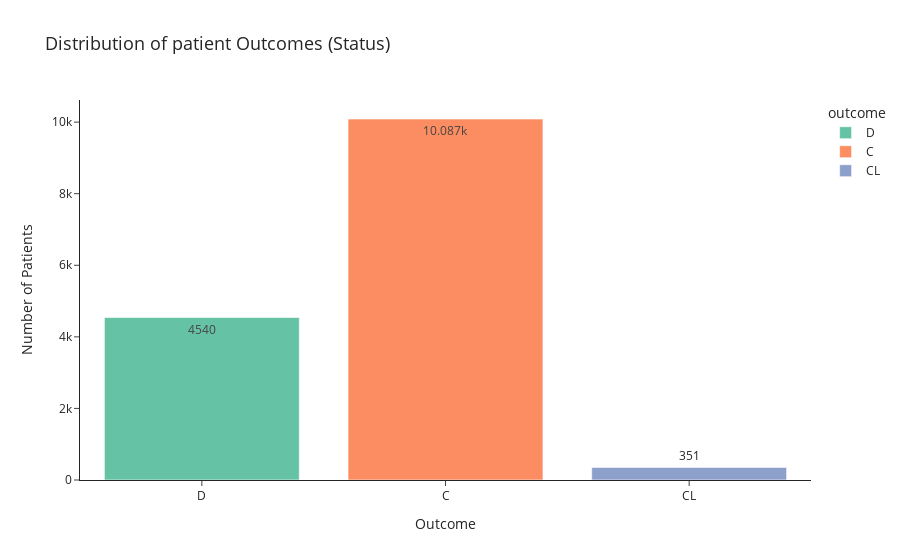

This figure's notebook cell:
### Markdown cell above
<i>Target variable Distribution</i>

### Code cell
# Target variable Distribution

fig = px.histogram(train, 
                   x='Status', 
                   color='Status',
                   title='Distribution of patient Outcomes (Status)',
                   labels={'Status':'outcome', 'count':'Number of Patients'},
                   text_auto=True, 
                   color_discrete_sequence=px.colors.qualitative.Set2)

fig.update_layout(title_font_size=18,
                  xaxis=dict(title='Outcome'),
                  yaxis=dict(title='Number of Patients'),
                  bargap=0.2,
                  template='simple_white')
#ig.show()
fig.write_image("status_distribution.png")
Image("status_distribution.png")

### Figure 1 — Plotly figure (JSON) as saved in the notebook; plotly's stock layout.template omitted (floating-point values rounded to 4 significant figures; data arrays with more than 128 entries replaced by an {"elided": "..."} marker saying what was removed)
{"data": [{"alignmentgroup": "True", "bingroup": "x", "hovertemplate": "outcome=%{x}<br>count=%{y}<extra></extra>", "legendgroup": "D", "marker": {"color": "rgb(102,194,165)", "pattern": {"shape": ""}}, "name": "D", "offsetgroup": "D", "orientation": "v", "showlegend": true, "texttemplate": "%{value}", "type": "histogram", "x": {"elided": "4540 str values"}, "xaxis": "x", "yaxis": "y"}, {"alignmentgroup": "True", "bingroup": "x", "hovertemplate": "outcome=%{x}<br>count=%{y}<extra></extra>", "legendgroup": "C", "marker": {"color": "rgb(252,141,98)", "pattern": {"shape": ""}}, "name": "C", "offsetgroup": "C", "orientation": "v", "showlegend": true, "texttemplate": "%{value}", "type": "histogram", "x": {"elided": "10087 str values"}, "xaxis": "x", "yaxis": "y"}, {"alignmentgroup": "True", "bingroup": "x", "hovertemplate": "outcome=%{x}<br>count=%{y}<extra></extra>", "legendgroup": "CL", "marker": {"color": "rgb(141,160,203)", "pattern": {"shape": ""}}, "name": "CL", "offsetgroup": "CL", "orientation": "v", "showlegend": true, "texttemplate": "%{value}", "type": "histogram", "x": {"elided": "351 str values"}, "xaxis": "x", "yaxis": "y"}], "layout": {"bargap": 0.2, "barmode": "relative", "legend": {"title": {"text": "outcome"}, "tracegroupgap": 0}, "title": {"font": {"size": 18}, "text": "Distribution of patient Outcomes (Status)"}, "xaxis": {"anchor": "y", "categoryarray": ["D", "C", "CL"], "categoryorder": "array", "domain": [0, 1], "title": {"text": "Outcome"}}, "yaxis": {"anchor": "x", "domain": [0, 1], "title": {"text": "Number of Patients"}}}}
